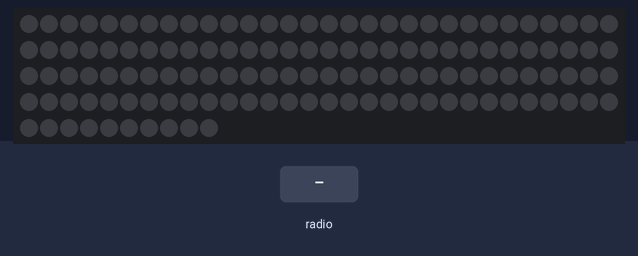
Simulated run of this program. Board: BBC micro:bit (MakeCode). On the bench: 130 RGB LEDs in strip order, left to right, continuing on the next row. The inputs (shaded band) are chosen by the test bench. Dim RGB values are drawn brighter than linear; random numbers come from a fixed seed.

Above: at 1.2 s.
1.3 s: radio message "S" arrives
At 1.35 s:
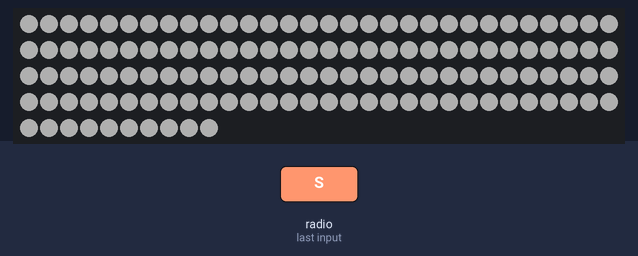
4.3 s: radio message "B" arrives
At 21.0 s:
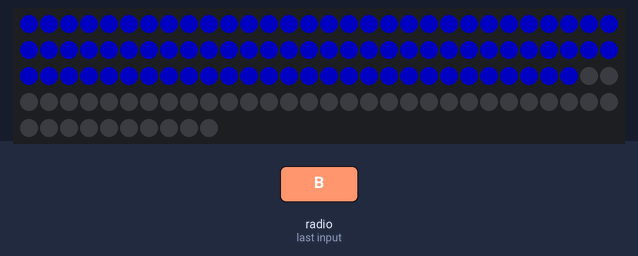
At 56.96 s:
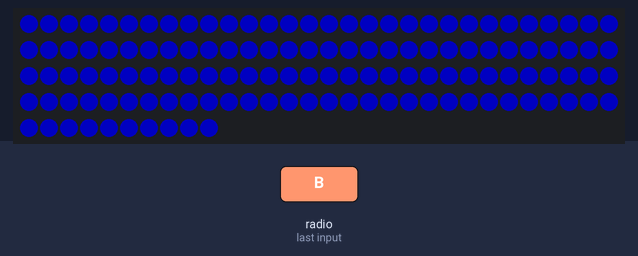

The program:

main.ts
```typescript
radio.onReceivedString(function (receivedString) {
    msg = receivedString
    if (msg_lu == "B") {
        msg = "BS"
    }
})
let PauseAlea = 0
let msg = ""
let msg_lu = ""
msg_lu = ""
msg = ""
let index2 = 0
let index3 = 0
let index4 = 0
radio.setGroup(1)
radio.setTransmitPower(7)
let nbLeds = 130
let strip = neopixel.create(DigitalPin.P1, nbLeds, NeoPixelMode.RGB)
strip.showColor(neopixel.colors(NeoPixelColors.Black))
strip.setBrightness(40)
strip.show()
let dureeMontee = 30000
let montee_1 = 27
let montee_1_1 = 60
let montee_1bis = 5
let descente_1 = 16
let montee_2 = 54
let pauseEntreLeds = dureeMontee / nbLeds
basic.forever(function () {
    msg_lu = msg
    if (msg_lu == "B") {
        strip.showColor(neopixel.colors(NeoPixelColors.Black))
        strip.show()
        for (let index = 0; index < montee_1; index++) {
            strip.setPixelColor(0, neopixel.colors(NeoPixelColors.Blue))
            strip.show()
            basic.pause(randint(200, 450))
            strip.shift(1)
        }
        index2 = 0
        while (index2 < montee_1_1) {
            strip.setPixelColor(0, neopixel.colors(NeoPixelColors.Blue))
            strip.show()
            basic.pause(randint(50, 150))
            strip.shift(1)
            index2 = index2 + 1
        }
        index3 = 0
        while (index3 < montee_1bis) {
            strip.setPixelColor(0, neopixel.colors(NeoPixelColors.Blue))
            strip.show()
            basic.pause(randint(1000, 2500))
            strip.shift(1)
            index3 += 1
        }
        strip.shift(-1)
        index4 = 0
        while (index4 <= descente_1) {
            strip.setPixelColor(100, neopixel.colors(NeoPixelColors.Black))
            basic.pause(randint(500, 1500))
            strip.show()
            strip.shift(-1)
            index4 += 1
        }
        strip.shift(1)
        basic.pause(200)
        for (let index5 = 0; index5 <= montee_2; index5++) {
            strip.setPixelColor(0, neopixel.colors(NeoPixelColors.Blue))
            strip.show()
            basic.pause(randint(100, 250))
            strip.shift(1)
        }
    } else if (msg_lu == "R") {
        strip.showColor(neopixel.colors(NeoPixelColors.Red))
        strip.show()
    } else if (msg_lu == "S") {
        index2 = 0
        while (index2 < 3) {
            PauseAlea = randint(20, 200)
            strip.setBrightness(PauseAlea)
            PauseAlea = randint(50, 100)
            strip.showColor(neopixel.colors(NeoPixelColors.White))
            basic.pause(PauseAlea)
            strip.showColor(neopixel.colors(NeoPixelColors.Black))
            PauseAlea = randint(100, 500)
            basic.pause(PauseAlea)
            index2 += 1
        }
    } else if (msg_lu == "A") {
        strip.showColor(neopixel.colors(NeoPixelColors.Black))
        strip.show()
        basic.pause(2000)
    } else if (msg_lu == "BS") {
        PauseAlea = randint(10, 100)
        strip.setBrightness(PauseAlea)
        PauseAlea = randint(50, 100)
        strip.showColor(neopixel.colors(NeoPixelColors.Blue))
        basic.pause(PauseAlea)
        strip.showColor(neopixel.colors(NeoPixelColors.Blue))
        PauseAlea = randint(100, 500)
        basic.pause(PauseAlea)
        index2 += 1
    } else {

    }
})
```

test.ts
```typescript
// les tests vont ici ; cela ne sera pas compilé si ce paquet est utilisé en tant qu'extension.
```

Measured:
- after the input at 1.3 s, the LEDs: change at once (image 1)
